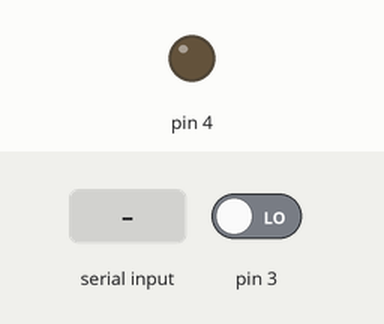
Simulated run of this sketch. Board: Arduino Uno, built with avr-gcc and run on an emulated ATmega328P. Shown: output pins drawn as LEDs (lit = HIGH). Dashed ring = blinking. Inputs (shaded band) come from the test bench; at power-on: pin 3 LOW. What the sketch prints to the serial monitor is not drawn.

Above: at 4.2 s.
4.3 s: "1\n" received over Serial
At 4.57 s:
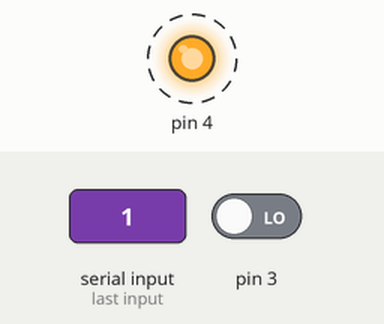
At 5.6 s:
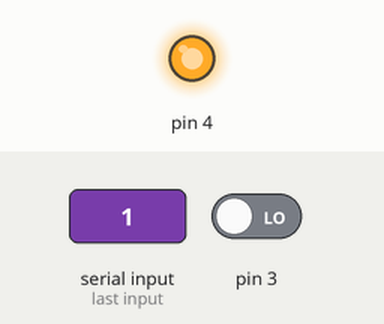
Timing chart, 0 to 7.3 s (numbered marks = the images above; inputs shaded):
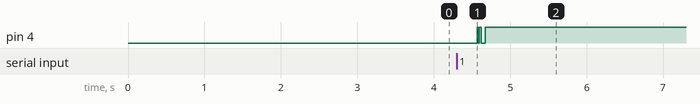

The sketch:

FloatBaud.ino
```cpp
#define RXpin PB3
#define TXpin PB4

uint8_t data[256];
uint32_t bit_time = 580000; // Bit length in microseconds, instead of setting baudrate.
// Max Baud is 38400. Min Baud is limited by overflow micros() and delayMicroseconds().  Baud = 0.1 Tested.
#define  baudRate 1.7543859f
//#define  baudRate 38400.0f
//#define  baudRate 1.0f

// bit_time = 1 / baud_rate
//At 9600, bit time is 104.166666666666 microseconds.
//At 19200, bit time is 52.083333333333 microseconds.
//If you want to calculate word timing, then you first need to know baud rate, data bits, parity and stop bits.
//For example 9600 8 N 1 uses 10 bits per word (1 start bit, 8 data bits, and 1 stop bit). Each word would take 10/9600 = 1041.66666666 microsecs.

uint8_t enter = 0x0d;

void setup() {
  Serial.begin(230400);
  Serial.setTimeout(1);
  pinMode(RXpin, INPUT);   // sets the digital pin as input
  pinMode(TXpin, OUTPUT);  // sets the digital pin as output

  delay(3000); // for sync with command port window on STM32duino core
#ifdef baudRate
  bit_time = (uint32_t)(1000000 / (baudRate)); //calc. a bit time if baudRate defined
#endif
  Serial.print("bit time = "); Serial.print(bit_time);  Serial.println(" microseconds");
}
void loop() {
  uart_recv(data, 1, bit_time); // read 1 byte from Rx pin and then prints it to PC terminal (reading and printing 1 byte at time may not work on high bauds, timeout is needed)
  for ( int i = 0; i < 1; i++ )
    Serial.write(data[i]);
  sendfromserial();             // read massage from serial and write it to Tx pin
}

void uart_snd(char *data, uint16_t len, uint32_t bit_length) //  lets send some word's (8N1)
{
  for ( int i = 0; i < len ; i++ ) {
    txFunc(data[i], bit_length);
  }
  txFunc(enter, bit_length);
}

void txFunc(uint8_t wordtosend, uint32_t bit_length)  // lest send some bit's
{
  digitalWrite(TXpin, LOW); delayMicroseconds(bit_length - 1);
  for ( int i = 0; i < 8 ; i++ ) {
    digitalWrite(TXpin, getBit(wordtosend, i));
    delayMicroseconds(bit_length - 1);
  }
  digitalWrite(TXpin, HIGH);
  delayMicroseconds(bit_length - 1);
}

bool getBit(unsigned char byte, int position) // convert word position to bit
{
  return (byte >> position) & 0x1;
  //  getBit(b,7) << getBit(b,6) << getBit(b,5) << getBit(b,4) << getBit(b,3) << getBit(b,2) << getBit(b,1) << getBit(b,0)
}


void sendfromserial() {
  if (Serial.available() > 0)
  {
    String str = "";
    str = Serial.readStringUntil('\n');
    char charArr[1000];
    str.toCharArray(charArr, str.length());      // form a character array from received string
    Serial.println();
    for ( int i = 0; i < strlen(charArr) ; i++ ) // send sentence back to terminal to be sure STM32 get it.
      Serial.print(charArr[i]);
    Serial.println();
    uart_snd( charArr, strlen(charArr), bit_time); // send character array to Tx pin
  }
}

void uart_recv( uint8_t *data, uint32_t len, uint32_t bit_length) // 8n1
{
  for ( int i = 0; i < len; i++ )
  {
    uint8_t b[8] = { 0 };
    uint32_t c = 0;
    uint32_t add = 0;
    uint32_t bit_lengthdiv = (uint32_t) bit_length / 2;
    uint8_t startbit = 1;
    uint32_t t = micros();
    uint32_t t2 = micros();

    // wait for start bit
    while (startbit) {
      if (digitalRead(RXpin))
      {
        //        if (micros() - t2 > bit_length * 2) // an attempt to create a timeout feature
        //          return i;
        t = micros();
      }
      if (micros() - t >= bit_lengthdiv ) { // does not response for higher bauds and any short impulses
        startbit = 0;
      }
    }

    // check for 8 data bits
    for ( int j = 0; j < 8; j++ )
    {
      delayMicroseconds(bit_length - 1);
      b[j] =  digitalRead( RXpin );
    }

    // make some word
    for ( int j = 0; j < 8; j++ )
    {
      c |= (b[j] << j);
    }

    // Write word to array
    data[i] = c;

    // wait for stop bit
    //    t = micros();
    //    bool bitd = 1;
    while ( digitalRead( RXpin) );
    //          {
    //            if (!)
    //              bitd = 0;
    //            if (micros() - t > bit_length * 2)  // an attempt to create a timeout feature
    //              return i;
    //          }
  }
}
```

Measured:
- after the input at 4.3 s, pin 4: alternates HIGH for 0.02 s and LOW for 0.03 s, 5 changes in all, then stays HIGH, starting after 0.27 s
